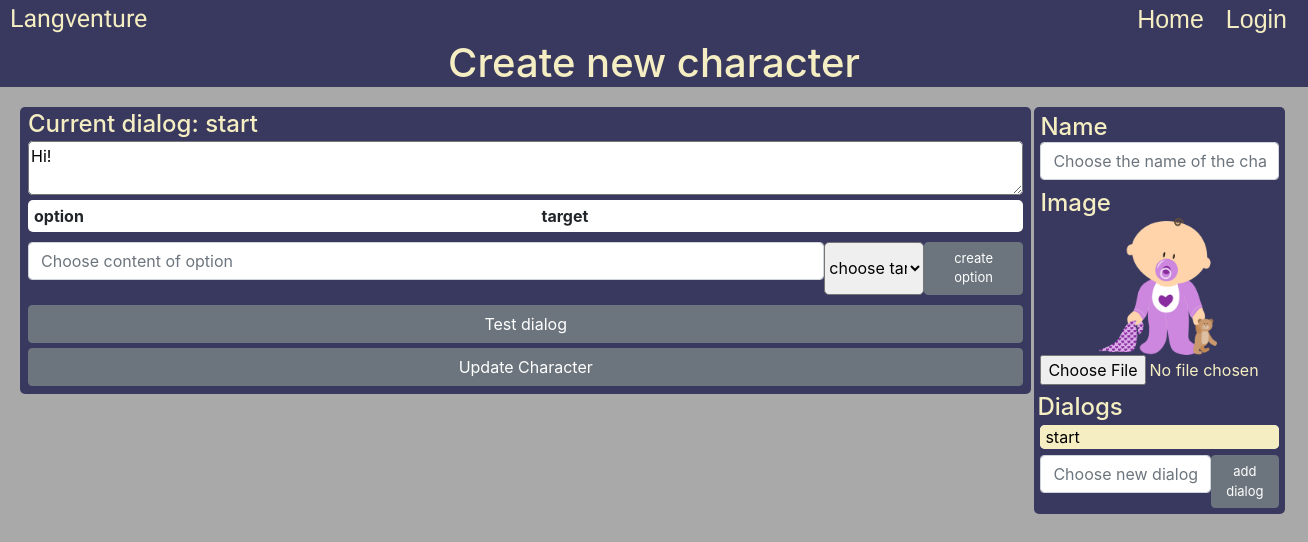
Before: /edit_actor/19 with the older database file.
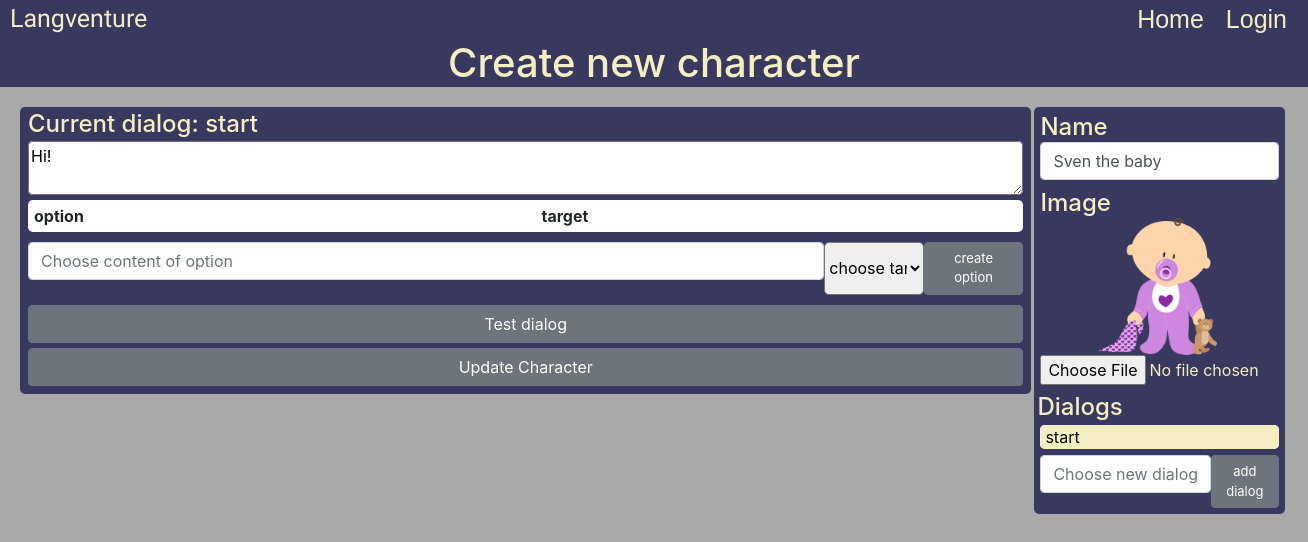
After: the same page with the newer database file.
### story/models.py (models this page shows)
class Actor(models.Model):
    scene = models.ForeignKey(Scene, blank=True, default=None, on_delete=models.CASCADE, related_name="actors")
    name = models.TextField()
    image = models.ImageField(blank=True, default=None, upload_to="images")
    scale = models.TextField(default="scale(1)")
    top = models.TextField(default="0px")
    left = models.TextField(default="0px")

### story/views.py (the view)
# urls.py: path("edit_actor/<int:actor_id>", views.edit_actor, name="edit_actor"),
def edit_actor(request, actor_id):
    actor = Actor.objects.get(pk=actor_id)
    return render(request, "story/actor.html", {
        "actor_id": actor_id,
        "name": actor.name,
        "image": actor.image
    })

### story/templates/story/actor.html (shortened to what the changed rows need)
{% extends "gapfiller/layout.html" %}
{% block body %}
    <div class="actor_title">
            <h1> Create new character</h1>
    </div>
    <div class="create_section">
        <div>
            <div class="right_actor_box">
                <div class="inner_box">
                    <div class="name_box">
                        <div class="form-group" style="margin:0px;">
                            {% if name %}
                            <input autofocus class="form-control"
                                   type="text"
                                   name="name"
                                   id="char_name"
                                   value="{{ name }}"
                                >
                            {% else %}
                                <input autofocus class="form-control"
                                   type="text"
                                   name="name"
                                   id="char_name"
                                   placeholder="Choose the name of the character"
                                >
                            {% endif %}
                        </div>
                    </div>
                </div>
            </div>
        </div>
    </div>
{% endblock %}

Changed rows visible on the page:
now on this page (row edited): Actor: name "Sven the baby"
